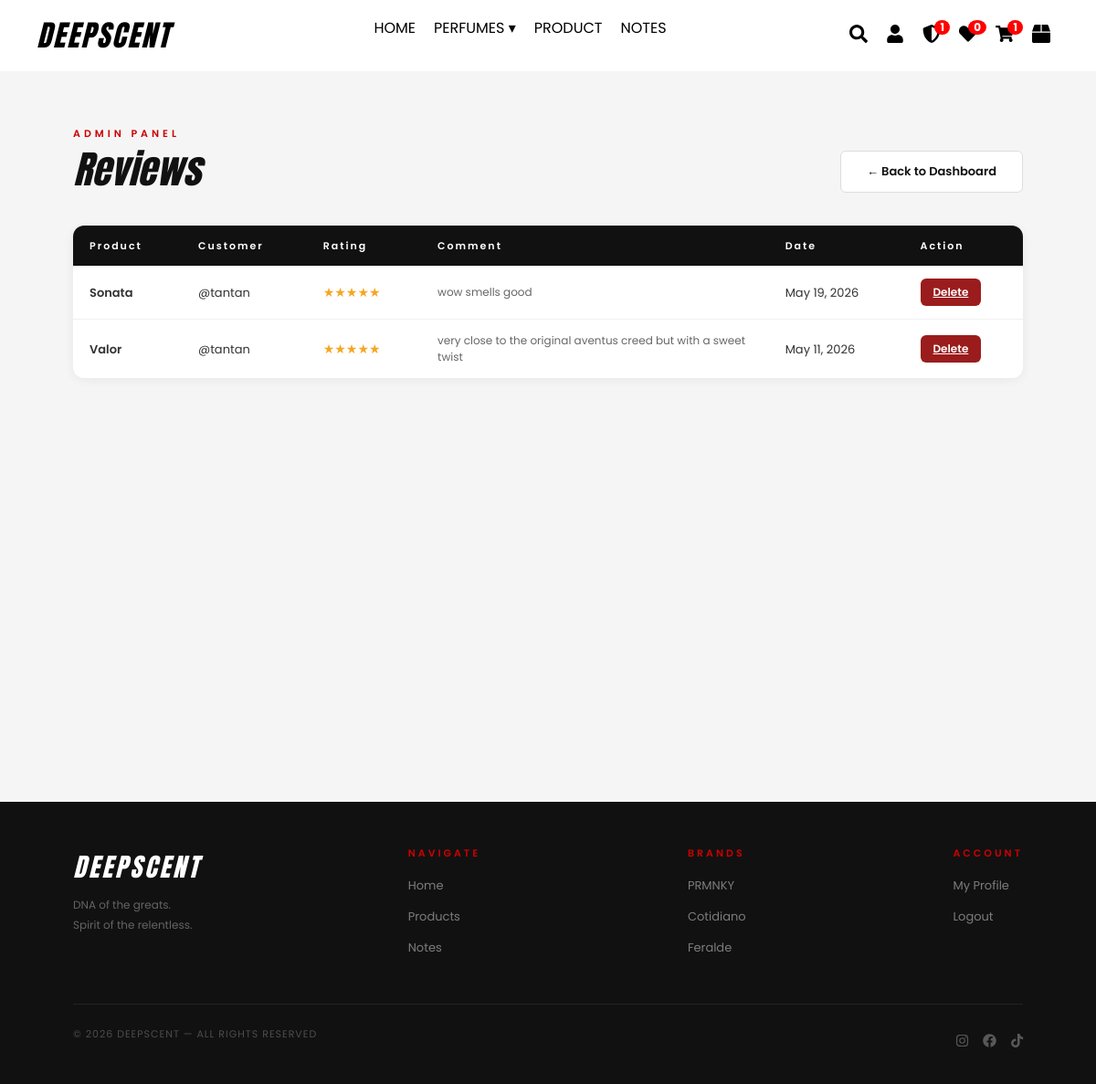
The app's page /admin/reviews (signed in), older data.
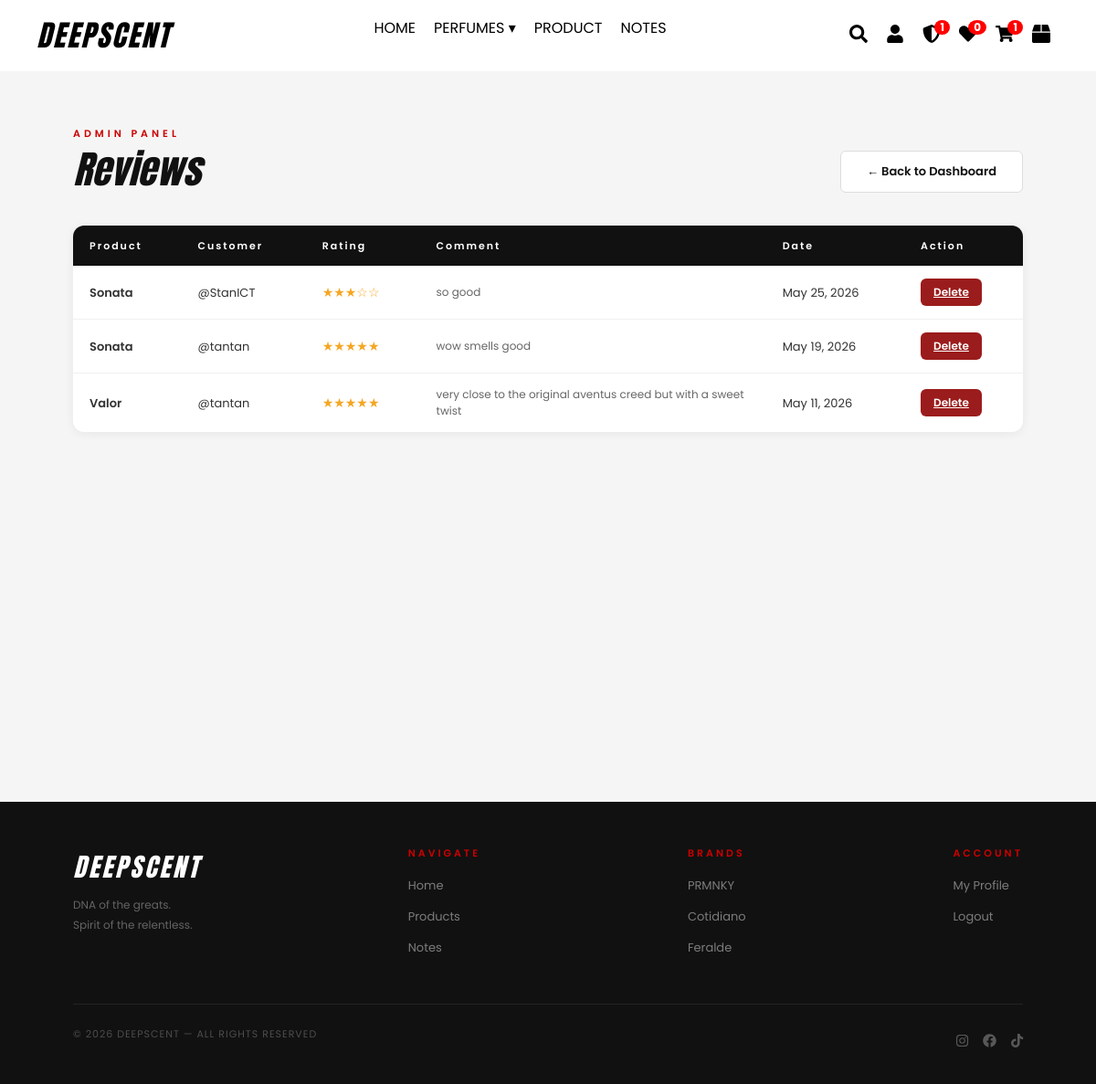
The same page, newer data.
### website/models.py (models this page shows)
class Review(db.Model):
    id = db.Column(db.Integer, primary_key=True)
    user_id = db.Column(db.Integer, db.ForeignKey('user.id'), nullable=False)
    product_id = db.Column(db.Integer, db.ForeignKey('product.id'), nullable=False)
    rating = db.Column(db.Integer, nullable=False)  # 1-5
    comment = db.Column(db.Text, nullable=True)
    created_at = db.Column(db.DateTime, default=datetime.utcnow)
    user = db.relationship('User')
    product = db.relationship('Product')

class Product(db.Model):
    id = db.Column(db.Integer, primary_key=True)
    name = db.Column(db.String(100), nullable=False)
    description = db.Column(db.Text, nullable=False)
    note_name = db.Column(db.String(100), nullable=True)
    note_image = db.Column(db.String(100), nullable=True)
    note_id = db.Column(db.Integer, db.ForeignKey('note.id'), nullable=True)
    price = db.Column(db.Float, nullable=False)
    stock_50ml = db.Column(db.Integer, default=0)
    stock_100ml = db.Column(db.Integer, default=0)
    price_100ml = db.Column(db.Float, nullable=True)
    discount = db.Column(db.Integer, default=0)  # percentage e.g. 10 = 10%
    image = db.Column(db.String(100), nullable=False)
    brand = db.Column(db.String(50), nullable=False)
    gender = db.Column(db.String(20), default='UNISEX')

class User(db.Model, UserMixin):
    id = db.Column(db.Integer, primary_key=True)
    username = db.Column(db.String(150), unique=True, nullable=False)
    password = db.Column(db.String(150), nullable=False)
    is_admin = db.Column(db.Boolean, default=False)
    avatar = db.Column(db.String(150), nullable=True)
    fullname = db.Column(db.String(150), default='')
    address = db.Column(db.String(300), default='')
    cart_items = db.relationship('CartItem', backref='user', lazy=True)
    favorites = db.relationship('Favorite', backref='user', lazy=True)
    orders = db.relationship('Order', backref='user', lazy=True)

class Brand(db.Model):
    id = db.Column(db.Integer, primary_key=True)
    name = db.Column(db.String(100), unique=True, nullable=False)
    logo = db.Column(db.String(150), nullable=True)

### website/admin.py (the view)
@admin.route("/reviews")
@login_required
def admin_reviews():
    if not current_user.is_admin:
        abort(403)
    reviews = Review.query.order_by(Review.created_at.desc()).all()
    return render_template("admin_reviews.html", reviews=reviews)

### website/templates/admin_reviews.html (shortened to what this page needs)
{% extends "base.html" %}
{% block content %}
<section class="admin-page">
    <div class="admin-header">
        <div>
            <p class="section-label">ADMIN PANEL</p>
            <h1 class="admin-title">Reviews</h1>
        </div>
        <a href="{{ url_for('admin.dashboard') }}" class="admin-btn-secondary">← Back to Dashboard</a>
    </div>
    <div class="admin-table-wrap">
        <table class="admin-table">
            <thead>
                <tr>
                    <th>Product</th>
                    <th>Customer</th>
                    <th>Rating</th>
                    <th>Comment</th>
                    <th>Date</th>
                    <th>Action</th>
                </tr>
            </thead>
            <tbody>
                {% for review in reviews %}
                <tr>
                    <td class="product-name-cell">{{ review.product.name }}</td>
                    <td>@{{ review.user.username }}</td>
                    <td><span class="stars">{% for i in range(1,6) %}{% if i <= review.rating %}★{% else %}☆{% endif %}{% endfor %}</span></td>
                    <td style="max-width:300px;font-size:12px;color:#666;">{{ review.comment or '—' }}</td>
                    <td>{{ review.created_at.strftime('%b %d, %Y') }}</td>
                    <td>
                        <a href="{{ url_for('admin.delete_review', id=review.id) }}" class="btn-delete" onclick="showDeleteModalFromEl(this); return false;" data-name="{{ review.product.name }} by @{{ review.user.username }}" data-url="{{ url_for('admin.delete_review', id=review.id) }}">Delete</a>
                    </td>
                </tr>
                {% else %}
                <tr><td colspan="6" class="empty-row">No reviews yet.</td></tr>
                {% endfor %}
            </tbody>
        </table>
    </div>
</section>
{% endblock %}

### website/templates/base.html (shortened to what the changed rows need)
<!DOCTYPE html>
<html lang="en">
<head>
    <link rel="stylesheet" href="{{ url_for('static', filename='css/all.min.css') }}">
    <link rel="stylesheet" href="{{ url_for('static', filename='css/bootstrap.min.css') }}">
    <link rel="stylesheet" href="{{ url_for('static', filename='css/all.min.css') }}">
    <link rel="stylesheet" href="{{ url_for('static', filename='css/style.css') }}">
    <link rel="stylesheet" href="https://unpkg.com/leaflet@1.9.4/dist/leaflet.css">
</head>
<body>
    <main>
        {% block content %}{% endblock %}
    </main>
    <footer>
        <div class="footer-inner">
            <div class="footer-links">
                <ul>
                    {% for brand in g.brands %}
                    <li><a href="{{ url_for('views.perfumes', brand=brand.name) }}">{{ brand.name }}</a></li>
                    {% endfor %}
                </ul>
            </div>
        </div>
    </footer>
</body>
</html>

Row changes from the older to the newer data that the page shows:
added Review: product.name "Sonata", user.username "StanICT", rating 3 (drawn), comment "so good", created_at "May 25, 2026"
